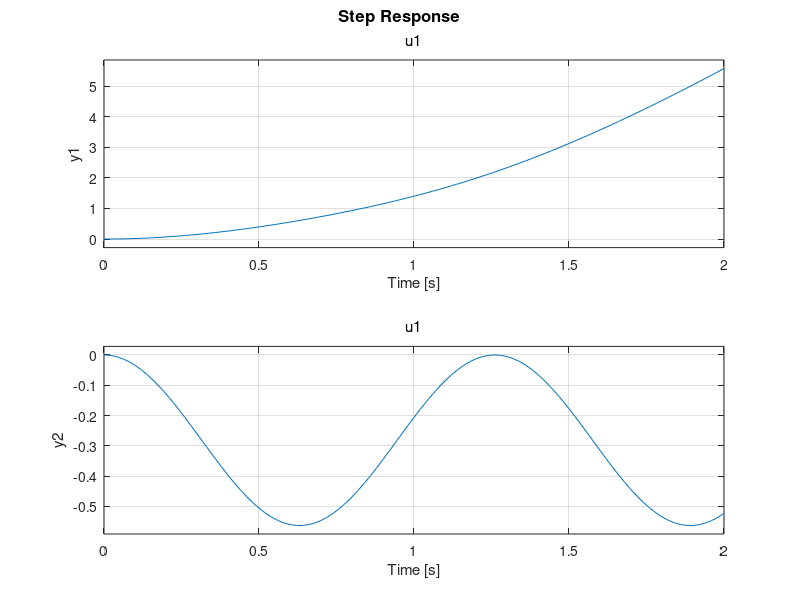

MATLAB code to generate this figure:
clear
clc

M = .286;
m = .076;
g = 9.81;
l = 0.5;

A = [0 1 0 0;0 0 (g*m)/M 0;0 0 0 1;0 0 -(g*(m+M))/(l*M) 0];
B = [0;1/M;0;-1/(M*l)];
C = [1 0 0 0;
    0 0 1 0];
D = [0;0];



sys = ss(A,B,C,D);

step(sys)